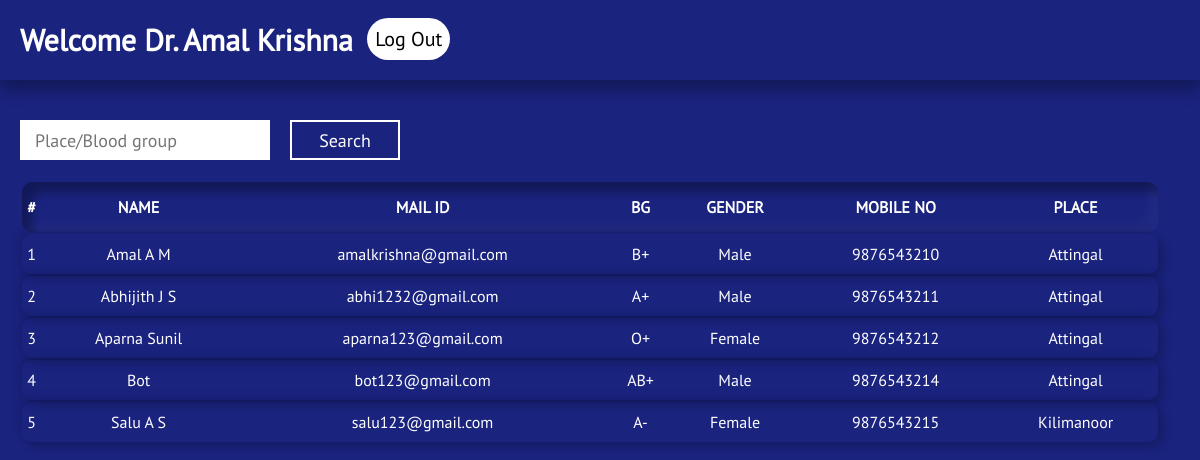
Page /hospital/home.php (signed in) on the committed database.
### tables this page shows
CREATE TABLE `tbl_hospital` (
  `ID` int(11) NOT NULL,
  `HOS_NAME` varchar(50) NOT NULL,
  `DR_NAME` varchar(50) NOT NULL,
  `HOS_ID` varchar(30) NOT NULL,
  `PASSWORD` varchar(30) NOT NULL,
  `LOGS` datetime NOT NULL
);

CREATE TABLE `tbl_donors` (
  `DONORS_ID` int(11) NOT NULL,
  `PHOTO` varchar(500) NOT NULL,
  `NAME` varchar(30) NOT NULL,
  `MAIL` varchar(100) NOT NULL,
  `DOB` varchar(15) NOT NULL,
  `LIC_NO` varchar(20) NOT NULL,
  `GENDER` varchar(20) NOT NULL,
  `BLOOD_GROUP` varchar(5) NOT NULL,
  `MOBILE_NO` bigint(20) NOT NULL,
  `PLACE` varchar(50) NOT NULL,
  `LOGS` datetime NOT NULL,
  `Timestamp` datetime NOT NULL,
  `LOCATOR` int(10) DEFAULT NULL,
  `STATUS` int(11) NOT NULL,
  `Endstamp` datetime NOT NULL
);

### hospital/home.php (the view, shortened to what this page needs)
<?php
	require_once '../connection.php';
	if (isset($_SESSION['HID']))
	{
		$USER_ID = $_SESSION['HID'];
		$sql = "SELECT * FROM `tbl_hospital` WHERE HOS_ID = '$USER_ID'";
		$result = mysqli_query($conn, $sql);
		$data = mysqli_fetch_assoc($result);
?>
<!DOCTYPE html>
<html>
<head>
	<link rel="stylesheet" type="text/css" href="../assets/css/home_hos.css">
</head>
<body>
	<header>
		<h2>Welcome <?php echo $data['DR_NAME'];?></h2>
		<a href="log-out.php">Log Out</a>
	</header>
		<br>
		<?php
			if (isset($_POST['sub']))
			{
				$searchKey = $_POST['search'];
				$query = "SELECT * FROM `tbl_donors` WHERE PLACE LIKE '%$searchKey' OR BLOOD_GROUP LIKE '%$searchKey'";
			}
			else
			{
				$query = "SELECT * FROM `tbl_donors`";
			}
			$store = mysqli_query($conn,$query);
		?>
		<form action="" method="post">
			<input type="text" name="search" placeholder="Place/Blood group" class="searchBox"><button name="sub" class="btn-search">Search</button>
		</form>
		<table>
				<tr class="thead">
					<th>#</th>
					<th>NAME</th>
					<th>MAIL ID</th>
					<th>BG</th>
					<th>GENDER</th>
					<th>MOBILE NO</th>
					<th>PLACE</th>
				</tr>
				<?php
					$sn = 1;
					while ($row = mysqli_fetch_assoc($store))
					{
						echo "<tr class='second'>";
							echo "<td>$sn</td>";
							echo "<td>".$row['NAME']."</td>";
							echo "<td>".$row['MAIL']."</td>";
							echo "<td>".$row['BLOOD_GROUP']."</td>";
							echo "<td>".$row['GENDER']."</td>";
							echo "<td>".$row['MOBILE_NO']."</td>";
							echo "<td>".$row['PLACE']."</td>";
						echo "</tr>";
						$sn ++;
					}
				?>
			</table>
</body>
</html>
<?php
	}
	else
	{
		header('location:index.php');
	}
?>

### assets/css/home_hos.css (style rules this page uses)
* { margin: 0; padding: 0; box-sizing: border-box; font-family: my_PTSans; }
body { background-color: #1a237e; color: #fff; }
header { display: block; height: 80px; box-shadow: 0 10px 15px rgba(0,0,0,0.3); }
header h2 { display: inline; position: relative; top: 20px; left: 20px; font-size: 30px; }
header a { display: inline; position: relative; top: 15px; left: 30px; font-size: 20px; text-decoration: none; background: #fff; color: #000; padding: 8px; border-radius: 30px; outline: none; }
.searchBox { width: 250px; margin-left: 20px; margin-top: 20px; height: 40px; font-size: 18px; padding: 10px 15px; border: none; outline: none; }
.btn-search { background-color: transparent; color: #fff; border: 2px solid #fff; width: 110px; height: 40px; font-size: 18px; margin-left: 20px; cursor: pointer; }
table { width: 95%; margin-top: 20px; margin-left: 20px; text-align: center; }
table .thead { height: 50px; font-size: 16px; background-color: #1a237e; border-radius: 10px; box-shadow: inset 10px 10px 10px rgba(0,0,0,0.3), inset -10px -10px 10px rgba(255,255,255,0.03); }
table .second { height: 40px; border-radius: 10px; box-shadow: -5px -5px 10px rgba(0,0,0,0.09), 5px 5px 10px rgba(0,0,0,0.2); }

### rows in the picture
tbl_hospital: DR_NAME "Dr. Amal Krishna"
tbl_donors: NAME "Amal A M", MAIL "amalkrishna@gmail.com", BLOOD_GROUP "B+", GENDER "Male", MOBILE_NO "9876543210", PLACE "Attingal"
tbl_donors: NAME "Abhijith J S", MAIL "abhi1232@gmail.com", BLOOD_GROUP "A+", GENDER "Male", MOBILE_NO "9876543211", PLACE "Attingal"
tbl_donors: NAME "Aparna Sunil", MAIL "aparna123@gmail.com", BLOOD_GROUP "O+", GENDER "Female", MOBILE_NO "9876543212", PLACE "Attingal"
tbl_donors: NAME "Bot", MAIL "bot123@gmail.com", BLOOD_GROUP "AB+", GENDER "Male", MOBILE_NO "9876543214", PLACE "Attingal"
tbl_donors: NAME "Salu A S", MAIL "salu123@gmail.com", BLOOD_GROUP "A-", GENDER "Female", MOBILE_NO "9876543215", PLACE "Kilimanoor"
